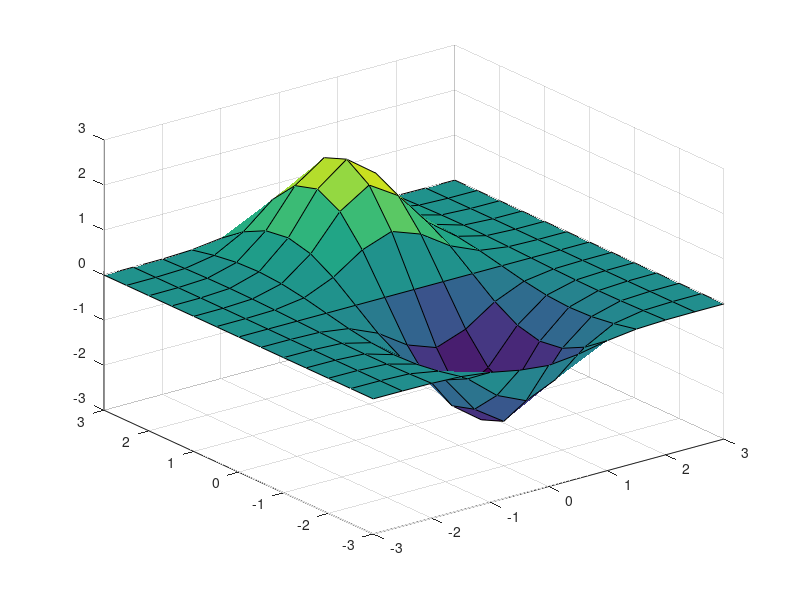

This figure's MATLAB source:
% Aufgabe 4
f_print = @(x0, x_opt) fprintf("Minimum for [%0.2f, %0.2f]:\t[%0.2f, %0.2f]\n", x0(1), x0(2), x_opt(1), x_opt(2));
f_orig = @(x,y) sin(x + y) * exp(-(x.^2 + 2*y.^2));
f = @(x) f_orig(x(1), x(2));


% a)
x = -3:0.5:3;
y = -3:0.5:3;
[X,Y] = meshgrid(x,y);
surf( X, Y, f_orig(X, Y) );

% c)
x0 = [-1,1];
x_opt = fminsearch(f, x0);
f_print(x0, x_opt);
fprintf("-------------------------------------------\n");
fprintf("-------------------------------------------\n");

% d)
for xi = x
    for yi = y
        x0 = [xi, yi];
        x_opt = fminsearch(f, x0);
        f_print(x0, x_opt);
    end
end